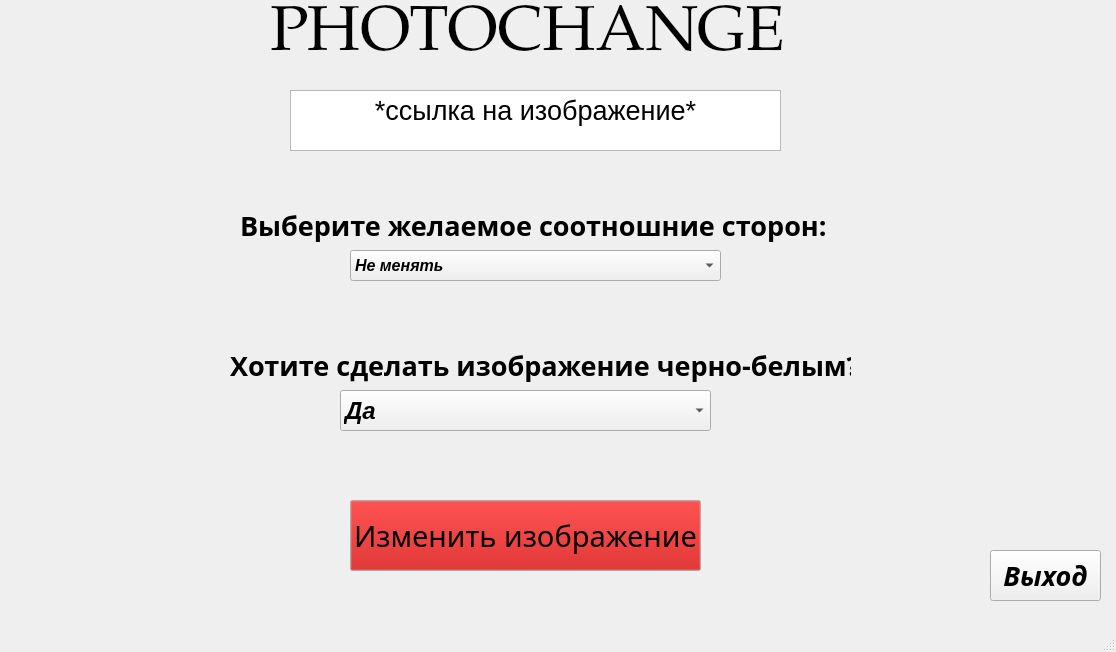
<?xml version="1.0" encoding="UTF-8"?>
<ui version="4.0">
 <class>MainWindow</class>
 <widget class="QMainWindow" name="MainWindow">
  <property name="geometry">
   <rect>
    <x>0</x>
    <y>0</y>
    <width>1116</width>
    <height>652</height>
   </rect>
  </property>
  <property name="windowTitle">
   <string>MainWindow</string>
  </property>
  <widget class="QWidget" name="centralwidget">
   <widget class="QLabel" name="label">
    <property name="geometry">
     <rect>
      <x>270</x>
      <y>0</y>
      <width>571</width>
      <height>71</height>
     </rect>
    </property>
    <property name="font">
     <font>
      <family>Palatino Linotype</family>
      <pointsize>48</pointsize>
      <weight>50</weight>
      <italic>false</italic>
      <bold>false</bold>
     </font>
    </property>
    <property name="text">
     <string>PHOTOCHANGE</string>
    </property>
   </widget>
   <widget class="QTextEdit" name="textEdit">
    <property name="geometry">
     <rect>
      <x>290</x>
      <y>90</y>
      <width>491</width>
      <height>61</height>
     </rect>
    </property>
    <property name="font">
     <font>
      <pointsize>14</pointsize>
      <weight>50</weight>
      <bold>false</bold>
     </font>
    </property>
    <property name="html">
     <string>&lt;!DOCTYPE HTML PUBLIC &quot;-//W3C//DTD HTML 4.0//EN&quot; &quot;http://www.w3.org/TR/REC-html40/strict.dtd&quot;&gt;
&lt;html&gt;&lt;head&gt;&lt;meta name=&quot;qrichtext&quot; content=&quot;1&quot; /&gt;&lt;style type=&quot;text/css&quot;&gt;
p, li { white-space: pre-wrap; }
&lt;/style&gt;&lt;/head&gt;&lt;body style=&quot; font-family:'MS Shell Dlg 2'; font-size:14pt; font-weight:400; font-style:normal;&quot;&gt;
&lt;p align=&quot;center&quot; style=&quot; margin-top:0px; margin-bottom:0px; margin-left:0px; margin-right:0px; -qt-block-indent:0; text-indent:0px;&quot;&gt;&lt;span style=&quot; font-size:20pt;&quot;&gt;*ссылка на изображение*&lt;/span&gt;&lt;/p&gt;&lt;/body&gt;&lt;/html&gt;</string>
    </property>
   </widget>
   <widget class="QLabel" name="label_2">
    <property name="geometry">
     <rect>
      <x>240</x>
      <y>190</y>
      <width>621</width>
      <height>71</height>
     </rect>
    </property>
    <property name="font">
     <font>
      <family>Myanmar Text</family>
      <pointsize>20</pointsize>
      <weight>75</weight>
      <bold>true</bold>
     </font>
    </property>
    <property name="text">
     <string>Выберите желаемое соотношние сторон:</string>
    </property>
   </widget>
   <widget class="QComboBox" name="comboBox">
    <property name="geometry">
     <rect>
      <x>350</x>
      <y>250</y>
      <width>371</width>
      <height>31</height>
     </rect>
    </property>
    <property name="font">
     <font>
      <family>MS Sans Serif</family>
      <pointsize>12</pointsize>
      <weight>75</weight>
      <italic>true</italic>
      <bold>true</bold>
     </font>
    </property>
    <item>
     <property name="text">
      <string>Не менять</string>
     </property>
    </item>
    <item>
     <property name="text">
      <string>16:10</string>
     </property>
    </item>
    <item>
     <property name="text">
      <string>16:9</string>
     </property>
    </item>
    <item>
     <property name="text">
      <string>5:4</string>
     </property>
    </item>
    <item>
     <property name="text">
      <string>4:3</string>
     </property>
    </item>
    <item>
     <property name="text">
      <string>3:4</string>
     </property>
    </item>
    <item>
     <property name="text">
      <string>2:1</string>
     </property>
    </item>
    <item>
     <property name="text">
      <string>1:1</string>
     </property>
    </item>
   </widget>
   <widget class="QLabel" name="label_3">
    <property name="geometry">
     <rect>
      <x>230</x>
      <y>330</y>
      <width>621</width>
      <height>71</height>
     </rect>
    </property>
    <property name="font">
     <font>
      <family>Myanmar Text</family>
      <pointsize>20</pointsize>
      <weight>75</weight>
      <bold>true</bold>
     </font>
    </property>
    <property name="text">
     <string>Хотите сделать изображение черно-белым?</string>
    </property>
   </widget>
   <widget class="QComboBox" name="comboBox_2">
    <property name="geometry">
     <rect>
      <x>340</x>
      <y>390</y>
      <width>371</width>
      <height>41</height>
     </rect>
    </property>
    <property name="font">
     <font>
      <family>MS Sans Serif</family>
      <pointsize>18</pointsize>
      <weight>75</weight>
      <italic>true</italic>
      <bold>true</bold>
     </font>
    </property>
    <item>
     <property name="text">
      <string>Да</string>
     </property>
    </item>
    <item>
     <property name="text">
      <string>Нет</string>
     </property>
    </item>
   </widget>
   <widget class="QPushButton" name="pushButton">
    <property name="geometry">
     <rect>
      <x>350</x>
      <y>500</y>
      <width>351</width>
      <height>71</height>
     </rect>
    </property>
    <property name="palette">
     <palette>
      <active>
       <colorrole role="Button">
        <brush brushstyle="SolidPattern">
         <color alpha="255">
          <red>193</red>
          <green>0</green>
          <blue>0</blue>
         </color>
        </brush>
       </colorrole>
       <colorrole role="Base">
        <brush brushstyle="SolidPattern">
         <color alpha="255">
          <red>195</red>
          <green>0</green>
          <blue>0</blue>
         </color>
        </brush>
       </colorrole>
       <colorrole role="Highlight">
        <brush brushstyle="SolidPattern">
         <color alpha="255">
          <red>0</red>
          <green>85</green>
          <blue>255</blue>
         </color>
        </brush>
       </colorrole>
       <colorrole role="Link">
        <brush brushstyle="SolidPattern">
         <color alpha="255">
          <red>193</red>
          <green>0</green>
          <blue>0</blue>
         </color>
        </brush>
       </colorrole>
      </active>
      <inactive>
       <colorrole role="Button">
        <brush brushstyle="SolidPattern">
         <color alpha="255">
          <red>193</red>
          <green>0</green>
          <blue>0</blue>
         </color>
        </brush>
       </colorrole>
       <colorrole role="Base">
        <brush brushstyle="SolidPattern">
         <color alpha="255">
          <red>195</red>
          <green>0</green>
          <blue>0</blue>
         </color>
        </brush>
       </colorrole>
       <colorrole role="Highlight">
        <brush brushstyle="SolidPattern">
         <color alpha="255">
          <red>0</red>
          <green>85</green>
          <blue>255</blue>
         </color>
        </brush>
       </colorrole>
       <colorrole role="Link">
        <brush brushstyle="SolidPattern">
         <color alpha="255">
          <red>193</red>
          <green>0</green>
          <blue>0</blue>
         </color>
        </brush>
       </colorrole>
      </inactive>
      <disabled>
       <colorrole role="Button">
        <brush brushstyle="SolidPattern">
         <color alpha="255">
          <red>193</red>
          <green>0</green>
          <blue>0</blue>
         </color>
        </brush>
       </colorrole>
       <colorrole role="Base">
        <brush brushstyle="SolidPattern">
         <color alpha="255">
          <red>240</red>
          <green>240</green>
          <blue>240</blue>
         </color>
        </brush>
       </colorrole>
       <colorrole role="Highlight">
        <brush brushstyle="SolidPattern">
         <color alpha="255">
          <red>0</red>
          <green>120</green>
          <blue>215</blue>
         </color>
        </brush>
       </colorrole>
       <colorrole role="Link">
        <brush brushstyle="SolidPattern">
         <color alpha="255">
          <red>193</red>
          <green>0</green>
          <blue>0</blue>
         </color>
        </brush>
       </colorrole>
      </disabled>
     </palette>
    </property>
    <property name="font">
     <font>
      <family>ZWAdobeF</family>
      <pointsize>22</pointsize>
      <weight>50</weight>
      <italic>false</italic>
      <bold>false</bold>
     </font>
    </property>
    <property name="text">
     <string>Изменить изображение</string>
    </property>
   </widget>
   <widget class="QPushButton" name="pushButton_2">
    <property name="geometry">
     <rect>
      <x>990</x>
      <y>550</y>
      <width>111</width>
      <height>51</height>
     </rect>
    </property>
    <property name="font">
     <font>
      <family>Sitka Text Semibold</family>
      <pointsize>20</pointsize>
      <weight>75</weight>
      <italic>true</italic>
      <bold>true</bold>
     </font>
    </property>
    <property name="text">
     <string>Выход</string>
    </property>
   </widget>
  </widget>
  <widget class="QMenuBar" name="menubar">
   <property name="geometry">
    <rect>
     <x>0</x>
     <y>0</y>
     <width>1116</width>
     <height>21</height>
    </rect>
   </property>
  </widget>
  <widget class="QStatusBar" name="statusbar"/>
 </widget>
 <resources/>
 <connections/>
</ui>
